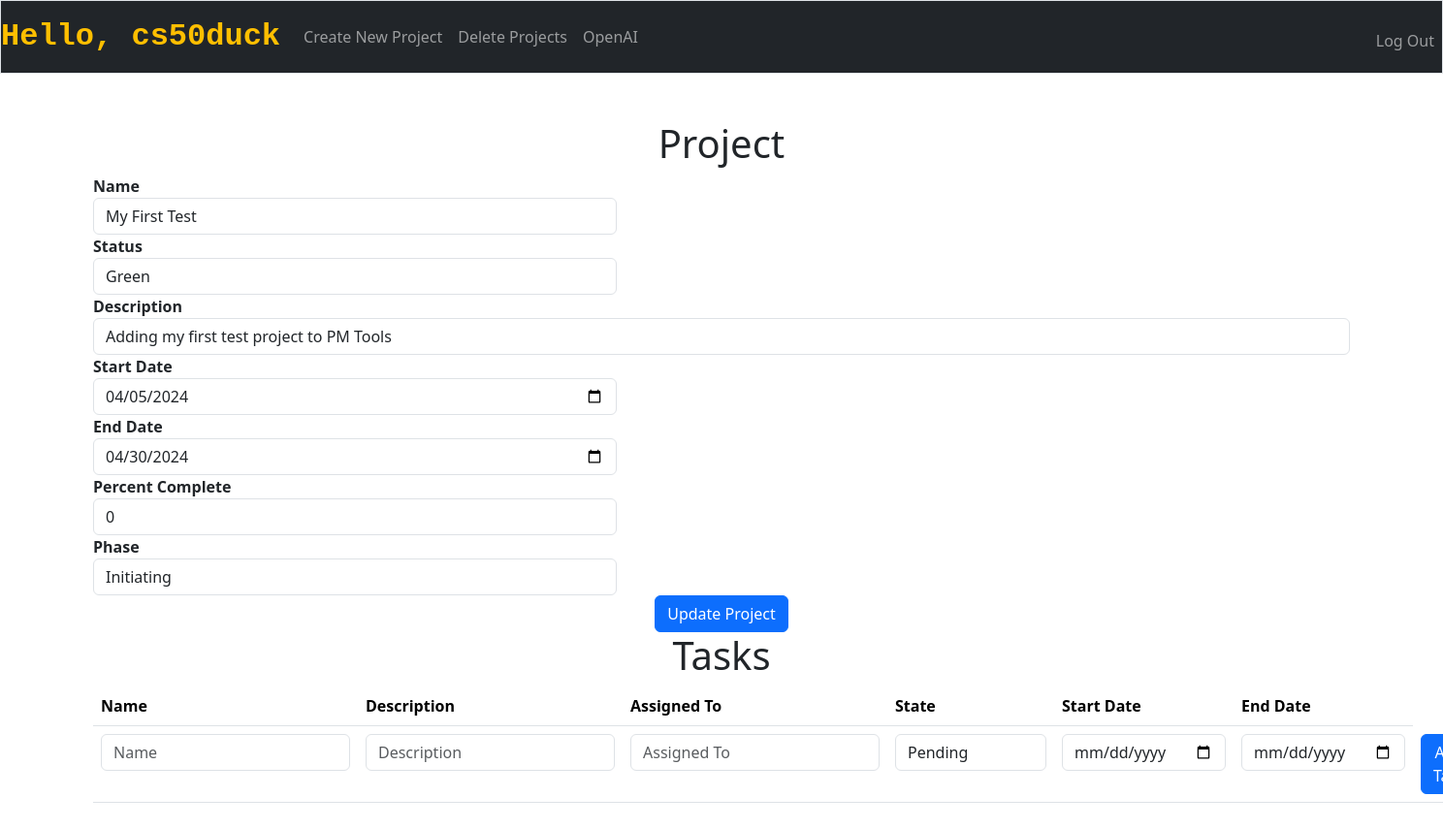
Page /edit_project/1 (signed in) on the earlier database version.
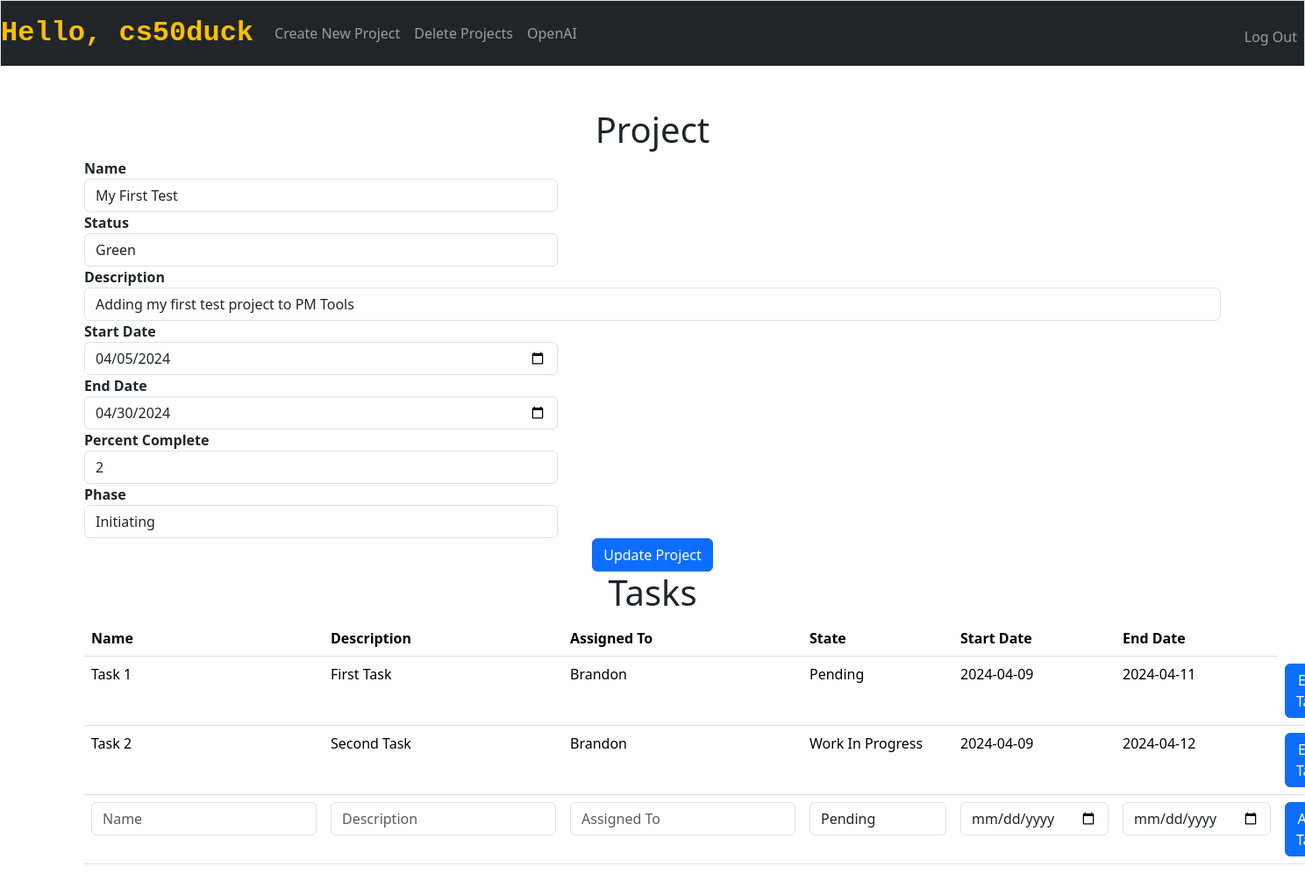
Same page on the later database version.
### tables this page shows
CREATE TABLE users(
	id INTEGER PRIMARY KEY AUTOINCREMENT NOT NULL,
	username TEXT NOT NULL,
	hash TEXT NOT NULL);

CREATE TABLE projects(
	id INTEGER PRIMARY KEY AUTOINCREMENT NOT NULL,
	user_id INTEGER NOT NULL,
	name TEXT NOT NULL,
	description TEXT NOT NULL,
	start_date DATE NOT NULL,
	end_date DATE NOT NULL,
	percent_complete INTEGER NOT NULL DEFAULT 0,
	status TEXT CHECK(status IN('Green', 'Yellow', 'Red')) NOT NULL DEFAULT 'Green',
	phase TEXT CHECK(phase IN('Initiating', 'Plannning', 'Executing', 'Delivering', 'Closing')) NOT NULL DEFAULT 'Initiating',
	FOREIGN KEY(user_id) REFERENCES users(id)
	);

CREATE TABLE tasks(
	id INTEGER PRIMARY KEY AUTOINCREMENT NOT NULL,
	user_id INTEGER NOT NULL,
	project_id INTEGER NOT NULL,
	name TEXT NOT NULL,
	description TEXT NOT NULL,
	assigned_to TEXT NOT NULL,
	state TEXT CHECK(state IN('Pending', 'Work In Progress', 'Closed Complete', 'Closed Skipped')) NOT NULL DEFAULT 'Pending',
	start_date DATE NOT NULL,
	end_date DATE NOT NULL,
	FOREIGN KEY(user_id) REFERENCES users(id),
	FOREIGN KEY(project_id) REFERENCES projects(id)
	);

### app.py (the view)
@app.route("/edit_project/<project_id>", methods=["GET", "POST"])
@login_required
def edit_project(project_id):
    user = db.execute("SELECT username FROM users WHERE id = ?", session["user_id"])[0]
    projects = db.execute("SELECT * FROM projects WHERE id = ?", project_id)
    tasks = db.execute("SELECT * FROM tasks WHERE project_id = ? ORDER BY end_date", project_id)
    if request.method == "POST":
        if "project_update" in request.form:
            db.execute("UPDATE projects SET name = ?, description = ?, start_date = ?, end_date = ?, percent_complete = ?, status = ?, phase = ? WHERE id = ?",
                       request.form.get("name"), request.form.get("description"), request.form.get("start_date"), request.form.get("end_date"),
                       request.form.get("percent_complete"), request.form.get("status"), request.form.get("phase"), project_id)
            url = "/edit_project/" + project_id
            return redirect(url)
        elif "add_task" in request.form:
            db.execute("INSERT INTO tasks (user_id, project_id, name, description, assigned_to, state, start_date, end_date) VALUES(?, ?, ?, ?, ?, ?, ?, ?)",
                       session["user_id"], project_id, request.form.get("name"), request.form.get("description"), request.form.get("assigned_to"),
                       request.form.get("state"), request.form.get("start_date"), request.form.get("end_date"))
            url = "/edit_project/" + project_id
            return redirect(url)
    else:
        return render_template("edit_project.html", project_id=project_id, user=user, projects=projects, tasks=tasks)

### app.py (called while the page is built)
@app.after_request
def after_request(response):
    response.headers["Cache-Control"] = "no-cache, no-store, must-revalidate"
    response.headers["Expires"] = 0
    response.headers["Pragma"] = "no-cache"
    return response

### helpers.py (called while the page is built)
def login_required(f):
    @wraps(f)
    def decorated_function(*args, **kwargs):
        if session.get("user_id") is None:
            return redirect("/login")
        return f(*args, **kwargs)
    return decorated_function

### templates/edit_project.html (shortened to what this page needs)
{% extends "layout.html" %}
{% block main %}
    <h1>Project</h1>
    <form class="form-inline" action="/edit_project/{{ project_id }}" method="post">
        {% for project in projects %}
            <div class="form-row" style="text-align:left">
                <div class="col-md-5">
                    <label for="name"><b>Name</b></label>
                    <input type="text" class="form-control" id="name" name="name" value="{{ project.name if project.name else '' }}">
                </div>
                <div class="col-md-5">
                    <label for="status"><b>Status</b></label>
                    <input type="text" class="form-control" id="status" name="status" value="{{ project.status if project.status else '' }}">
                </div>
            </div>
            <div class="form-group" style="text-align:left">
                    <label for="description"><b>Description</b></label>
                    <input type="text" class="form-control" id="description" name="description" value="{{ project.description if project.description else '' }}">
            </div>
            <div class="form-row" style="text-align:left">
                <div class="col-md-5">
                    <label for="start_date"><b>Start Date</b></label>
                    <input type="date" class="form-control" id="start_date" name="start_date" value="{{ project.start_date if project.start_date else '' }}">
                </div>
                <div class="col-md-5">
                    <label for="end_date"><b>End Date</b></label>
                    <input type="date" class="form-control" id="end_date" name="end_date" value="{{ project.end_date if project.end_date else '' }}">
                </div>
            </div>
            <div class="form-row" style="text-align:left">
                <div class="col-md-5">
                    <label for="percent_complete"><b>Percent Complete</b></label>
                    <input type="number" class="form-control" id="percent_complete" name="percent_complete" value="{{ project.percent_complete if project.percent_complete else '0' }}">
                </div>
                <div class="col-md-5">
                    <label for="phase"><b>Phase</b></label>
                    <input type="text" class="form-control" id="phase" name="phase" value="{{ project.phase if project.phase else '' }}">
                </div>
            </div>
            <div>
                <button class="btn btn-primary" name="project_update" type="submit" value="{{ project_id }}">Update Project</button>
            </div>
        {% endfor %}
    </form>
    <h1>Tasks</h1>
    <table class="table table-all">
        <thead>
            <tr>
                <th class="text-start">Name</th>
                <th class="text-start">Description</th>
                <th class="text-start">Assigned To</th>
                <th class="text-start">State</th>
                <th class="text-start">Start Date</th>
                <th class="text-start">End Date</th>
            </tr>
        </thead>
        <tbody>
            {% for task in tasks %}
                <tr>
                    <td class="text-start">{{ task.name }}</td>
                    <td class="text-start">{{ task.description }}</td>
                    <td class="text-start">{{ task.assigned_to }}</td>
                    <td class="text-start">{{ task.state }}</td>
                    <td class="text-start">{{ task.start_date }}</td>
                    <td class="text-start">{{ task.end_date }}</td>
                    <td>
                        <form action="/edit_task" method="get">
                            <button type="submit" class="btn btn-primary">Edit Task</button>
                        </form>
                    </td>
                </tr>
            {% endfor %}
            <tr>
                <form action="/edit_project/{{ project_id }}" method="post">
                    <td>
                        <input autocomplete="off" autofocus class="form-control mx-auto w-auto" name="name" placeholder="Name" type="text">
                    </td>
                    <td>
                        <input autocomplete="off" autofocus class="form-control mx-auto w-auto" name="description" placeholder="Description" type="text">
                    </td>
                    <td>
                        <input autocomplete="off" autofocus class="form-control mx-auto w-auto" name="assigned_to" placeholder="Assigned To" type="text">
                    </td>
                    <td>
                        <select class="form-control mx-auto w-auto" name="state" id="state">
                            <option value="Pending">Pending</option>
                        </select>
                    </td>
                    <td>
                        <input autocomplete="off" autofocus class="form-control mx-auto w-auto" name="start_date" placeholder="Start Date" type="date">
                    </td>
                    <td>
                        <input autocomplete="off" autofocus class="form-control mx-auto w-auto" name="end_date" placeholder="End Date" type="date">
                    </td>
                    <td>
                        <button class="btn btn-primary" name="add_task" type="submit" value="{{ project_id }}">Add Task</button>
                    </td>
                </form>
            </tr>
        </tbody>
    </table>
{% endblock %}

### templates/layout.html (shortened to what this page needs)
<!DOCTYPE html>
<html lang="en">
    <head>
        <link href="https://cdn.jsdelivr.net/npm/bootstrap@5.3.2/dist/css/bootstrap.min.css" rel="stylesheet">
        <link href="/static/styles.css" rel="stylesheet">
    </head>
    <body>
        <nav class="bg-dark border navbar navbar-expand-md navbar-dark">
            <a class="navbar-brand" href="/">
                {% if session["user_id"] %}
                    Hello, {{ user.username }}
                {% else %}
                    PM Tools
                {% endif %}
            </a>
            <div class="collapse navbar-collapse" id="navbarSupportedContent">
                {% if session["user_id"] %}
                    <ul class="navbar-nav mr-auto">
                        <li class="nav-item">
                            <a class="nav-link" href="/new_project">Create New Project</a>
                        </li>
                        <li class="nav-item">
                            <a class="nav-link" href="/delete_project">Delete Projects</a>
                        </li>
                        <li class="nav-item">
                            <a class="nav-link" href="/openai">OpenAI</a>
                        </li>
                    </ul>
                    <ul class="navbar-nav ms-auto mt-2">
                        <li class="nav-item"><a class="nav-link" href="/logout">Log Out</a></li>
                    </ul>
                {% else %}
                    <ul class="navbar-nav ms-auto mt-2">
                        <li class="nav-item"><a class="nav-link" href="/register">Register</a></li>
                        <li class="nav-item"><a class="nav-link" href="/login">Log In</a></li>
                    </ul>
                {% endif %}
            </div>
        </nav>
        <main class="container py-5 text-center">
            {% block main %}{% endblock %}
        </main>
    </body>
</html>

### static/styles.css (style rules this page uses)
nav .navbar-brand { font-family: 'Courier New', monospace; font-size: xx-large; color: #FFBF00; font-weight: bold; }

Differences in the rows shown:
changed projects "My First Test": percent_complete "0" → "2"
added tasks: name "Task 1", description "First Task", assigned_to "Brandon", state "Pending", start_date "2024-04-09", end_date "2024-04-11"
added tasks: name "Task 2", description "Second Task", assigned_to "Brandon", state "Work In Progress", start_date "2024-04-09", end_date "2024-04-12"
